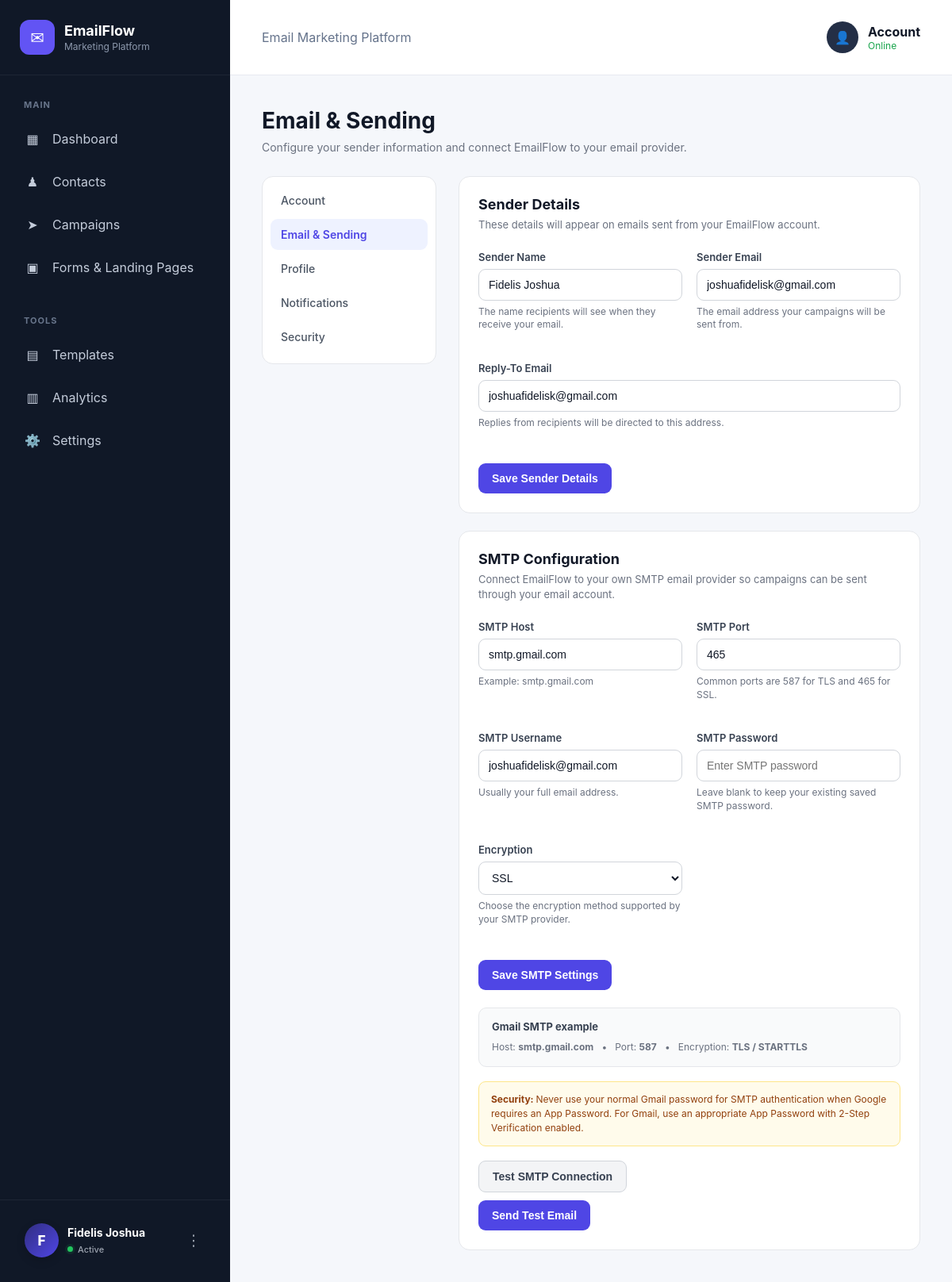
Screenshot of /settings/email (signed in) with the database file from the repository.
### models.py (models this page shows, shortened)
class EmailSettings(db.Model):
    __tablename__ = "email_settings"
    id = db.Column(
        db.Integer,
        primary_key=True
    )
    user_id = db.Column(
        db.Integer,
        db.ForeignKey("users.id"),
        nullable=False,
        unique=True
    )
    sender_name = db.Column(
        db.String(150),
        nullable=True
    )
    sender_email = db.Column(
        db.String(255),
        nullable=True
    )
    reply_to_email = db.Column(
        db.String(255),
        nullable=True
    )
    smtp_host = db.Column(
        db.String(255),
        nullable=True
    )
    smtp_port = db.Column(
        db.Integer,
        nullable=True
    )
    smtp_username = db.Column(
        db.String(255),
        nullable=True
    )
    smtp_password = db.Column(
        db.String(255),
        nullable=True
    )
    smtp_encryption = db.Column(
        db.String(20),
        nullable=True,
        default="TLS"
    )
    created_at = db.Column(
        db.DateTime,
        default=datetime.now(UTC),
        nullable=False
    )
    updated_at = db.Column(
        db.DateTime,
        default=datetime.now(UTC),
        onupdate=datetime.now(UTC),
        nullable=False
    )

### app.py (the view, shortened to what this page needs)
@app.route("/settings/email")
def settings_email():
    if "user_id" not in session:
        return redirect(url_for("login"))
    user_id = session["user_id"]
    user = User.query.get_or_404(user_id)
    email_settings = EmailSettings.query.filter_by(
        user_id=user_id
    ).first()
    return render_template(
        "settings_email.html",
        email_settings=email_settings,
        user=user
    )

### templates/settings_email.html (shortened to what this page needs)
{% extends "dashboard_base.html" %}
{% block content %}
<div class="settings-page">
    <div class="settings-header">
        <h1>
            Email & Sending
        </h1>
        <p>
            Configure your sender information and connect
            EmailFlow to your email provider.
        </p>
    </div>
    <div class="settings-layout">
        <aside class="settings-sidebar">
            <a href="{{ url_for('settings_account') }}">
                Account
            </a>
            <a
                href="{{ url_for('settings_email') }}"
                class="active"
            >
                Email & Sending
            </a>
            <a href="{{ url_for('settings_profile') }}">
                Profile
            </a>
            <a href="{{ url_for('settings_notifications') }}">
                Notifications
            </a>
            <a href="{{ url_for('settings_security') }}">
                Security
            </a>
        </aside>
        <main class="settings-content">
            <div class="settings-card">
                <div class="settings-card-header">
                    <h2>
                        Sender Details
                    </h2>
                    <p>
                        These details will appear on emails
                        sent from your EmailFlow account.
                    </p>
                </div>
                    <form
                        method="POST"
                        action="{{ url_for('save_sender_settings') }}"
                    >
                    <div class="form-grid">
                        <div class="form-group">
                            <label for="sender_name">
                                Sender Name
                            </label>
                            <input
                                type="text"
                                id="sender_name"
                                name="sender_name"
                                value="{{ email_settings.sender_name or '' }}"
                                placeholder="Your name or company"
                                required
                            >
                            <div class="form-help">
                                The name recipients will see when
                                they receive your email.
                            </div>
                        </div>
                        <div class="form-group">
                            <label for="sender_email">
                                Sender Email
                            </label>
                            <input
                                type="email"
                                id="sender_email"
                                name="sender_email"
                                value="{{ email_settings.sender_email or '' }}"
                                placeholder="you@example.com"
                                required
                            >
                            <div class="form-help">
                                The email address your campaigns
                                will be sent from.
                            </div>
                        </div>
                        <div class="form-group full-width">
                            <label for="reply_to_email">
                                Reply-To Email
                            </label>
                            <input
                                type="email"
                                id="reply_to_email"
                                name="reply_to_email"
                                value="{{ email_settings.reply_to_email or '' }}"
                                placeholder="replies@example.com"
                            >
                            <div class="form-help">
                                Replies from recipients will be
                                directed to this address.
                            </div>
                        </div>
                    </div>
                    <div class="actions">
                        <button
                            type="submit"
                            class="btn btn-primary"
                        >
                            Save Sender Details
                        </button>
                    </div>
                </form>
            </div>
            <div class="settings-card">
                <div class="settings-card-header">
                    <h2>
                        SMTP Configuration
                    </h2>
                    <p>
                        Connect EmailFlow to your own SMTP
                        email provider so campaigns can be
                        sent through your email account.
                    </p>
                </div>
                    <form
                        method="POST"
                        action="{{ url_for('save_smtp_settings') }}"
                    >
                    <div class="form-grid">
                        <div class="form-group">
                            <label for="smtp_host">
                                SMTP Host
                            </label>
                            <input
                                type="text"
                                id="smtp_host"
                                name="smtp_host"
                                value="{{ email_settings.smtp_host or '' }}"
                                placeholder="smtp.gmail.com"
                            >
                            <div class="form-help">
                                Example:
                                smtp.gmail.com
                            </div>
                        </div>
                        <div class="form-group">
                            <label for="smtp_port">
                                SMTP Port
                            </label>
                            <input
                                type="number"
                                id="smtp_port"
                                name="smtp_port"
                                value="{{ email_settings.smtp_port or 587 }}"
                                placeholder="587"
                            >
                            <div class="form-help">
                                Common ports are 587 for TLS
                                and 465 for SSL.
                            </div>
                        </div>
                        <div class="form-group">
                            <label for="smtp_username">
                                SMTP Username
                            </label>
                            <input
                                type="text"
                                id="smtp_username"
                                name="smtp_username"
                                value="{{ email_settings.smtp_username or '' }}"
                                placeholder="your@email.com"
                                autocomplete="username"
                            >
                            <div class="form-help">
                                Usually your full email address.
                            </div>
                        </div>
                        <div class="form-group">
                            <label for="smtp_password">
                                SMTP Password
                            </label>
                            <input
                                type="password"
                                id="smtp_password"
                                name="smtp_password"
                                value=""
                                placeholder="Enter SMTP password"
                                autocomplete="new-password"
                            >
                            <div class="form-help">
                                Leave blank to keep your existing
                                saved SMTP password.
                            </div>
                        </div>
                        <div class="form-group">
                            <label for="smtp_encryption">
                                Encryption
                            </label>
                            <select
                                id="smtp_encryption"
                                name="smtp_encryption"
                            >
                                <option
                                    value="SSL"
                                    {% if email_settings.smtp_encryption =="SSL" %}
                                        selected
                                    {% endif %}
                                >
                                    SSL
                                </option>
                            </select>
                            <div class="form-help">
                                Choose the encryption method
                                supported by your SMTP provider.
                            </div>
                        </div>
                    </div>
                    <div class="actions">
                        <button
                            type="submit"
                            class="btn btn-primary"
                        >
                            Save SMTP Settings
                        </button>
                    </div>
                </form>
                <div class="smtp-info">
                    <div class="smtp-info-title">
                        Gmail SMTP example
                    </div>
                    <p>
                        Host:
                        <strong>smtp.gmail.com</strong>
                        &nbsp; • &nbsp;
                        Port:
                        <strong>587</strong>
                        &nbsp; • &nbsp;
                        Encryption:
                        <strong>TLS / STARTTLS</strong>
                    </p>
                </div>
                <div class="security-note">
                    <strong>
                        Security:
                    </strong>
                    Never use your normal Gmail password
                    for SMTP authentication when Google
                    requires an App Password. For Gmail,
                    use an appropriate App Password with
                    2-Step Verification enabled.
                </div>
                <form
                    method="POST"
                    action="{{ url_for('test_email_smtp') }}"
                    style="margin-top: 18px;"
                >
                    <button
                        type="submit"
                        class="btn btn-secondary"
                    >
                        Test SMTP Connection
                    </button>
                </form>
                <form
                method="POST"
                action="{{ url_for('send_settings_test_email') }}"
                style="margin-top: 10px;"
            >
                <button
                    type="submit"
                    class="btn btn-primary"
                >
                    Send Test Email
                </button>
                </form>
            </div>
        </main>
    </div>
</div>
{% endblock %}

### static/css/style.css (style rules this page uses)
* { box-sizing: border-box; }
body { margin: 0; font-family: Inter, Arial, sans-serif; color: #111827; background: #f5f7fb; }
a { text-decoration: none; }
.full-width { width: 100%; }
.form-group { margin-bottom: 20px; }
.form-group label { display: block; margin-bottom: 7px; font-weight: 600; font-size: 14px; }
.form-group input { width: 100%; padding: 13px 14px; border: 1px solid #dfe3eb; border-radius: 9px; font-size: 15px; outline: none; }
.form-help { display: block; color: #8a94a6; font-size: 12px; margin-top: 6px; }

### templates/settings_email.html (style rules this page uses)
.settings-page { max-width: 1100px; margin: 0 auto; }
.settings-header { margin-bottom: 28px; }
.settings-header h1 { margin: 0; font-size: 28px; font-weight: 700; color: #111827; }
.settings-header p { margin-top: 8px; color: #6b7280; font-size: 14px; }
.settings-layout { display: grid; grid-template-columns: 220px 1fr; gap: 28px; }
.settings-sidebar { background: #ffffff; border: 1px solid #e5e7eb; border-radius: 14px; padding: 10px; height: fit-content; }
.settings-sidebar a { display: block; padding: 11px 13px; margin-bottom: 4px; border-radius: 9px; color: #4b5563; text-decoration: none; font-size: 14px; font-weight: 500; transition: 0.2s; }
.settings-sidebar a.active { background: #eef2ff; color: #4f46e5; font-weight: 600; }
.settings-content { display: flex; flex-direction: column; gap: 22px; }
.settings-card { background: #ffffff; border: 1px solid #e5e7eb; border-radius: 14px; padding: 24px; }
.settings-card-header { margin-bottom: 22px; }
.settings-card-header h2 { margin: 0; font-size: 18px; font-weight: 700; color: #111827; }
.settings-card-header p { margin: 6px 0 0; color: #6b7280; font-size: 13px; line-height: 1.5; }
.form-grid { display: grid; grid-template-columns: 1fr 1fr; gap: 18px; }
.form-group { display: flex; flex-direction: column; }
.form-group.full-width { grid-column: 1 / -1; }
.form-group label { margin-bottom: 7px; font-size: 13px; font-weight: 600; color: #374151; }
.form-group input, .form-group select { width: 100%; padding: 11px 12px; border: 1px solid #d1d5db; border-radius: 9px; background: #ffffff; color: #111827; font-size: 14px; outline: none; transition: border-color 0.2s, box-shadow 0.2s; }
.form-help { margin-top: 6px; font-size: 12px; color: #6b7280; line-height: 1.4; }
.actions { display: flex; align-items: center; gap: 10px; margin-top: 22px; flex-wrap: wrap; }
.btn { border: none; border-radius: 9px; padding: 11px 17px; font-size: 14px; font-weight: 600; cursor: pointer; text-decoration: none; display: inline-flex; align-items: center; justify-content: center; transition: 0.2s; }
.btn-primary { background: #4f46e5; color: #ffffff; }
.btn-secondary { background: #f3f4f6; color: #374151; border: 1px solid #d1d5db; }
.smtp-info { margin-top: 22px; padding: 15px 16px; background: #f9fafb; border: 1px solid #e5e7eb; border-radius: 10px; }
.smtp-info-title { font-size: 13px; font-weight: 700; color: #374151; margin-bottom: 8px; }
.smtp-info p { margin: 0; color: #6b7280; font-size: 12px; line-height: 1.6; }
.security-note { margin-top: 18px; padding: 13px 15px; border-radius: 9px; background: #fffbeb; border: 1px solid #fde68a; color: #92400e; font-size: 12px; line-height: 1.5; }

### rows the page displays
EmailSettings: sender_name "Fidelis Joshua", sender_email "joshuafidelisk@gmail.com", reply_to_email "joshuafidelisk@gmail.com", smtp_host "smtp.gmail.com", smtp_port "465", smtp_username "joshuafidelisk@gmail.com", smtp_encryption "SSL"

### other values shown
{{ session.get("user_name")[0]|upper }} "F"
{{ session.get("user_name", "Account") }} "Fidelis Joshua"
